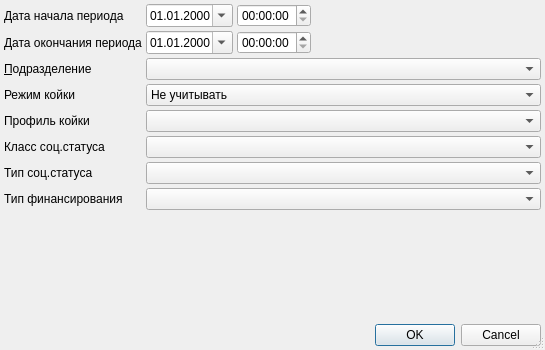
<?xml version="1.0" encoding="UTF-8"?>
<ui version="4.0">
 <class>StationaryF30SetupDialog</class>
 <widget class="QDialog" name="StationaryF30SetupDialog">
  <property name="windowModality">
   <enum>Qt::ApplicationModal</enum>
  </property>
  <property name="geometry">
   <rect>
    <x>0</x>
    <y>0</y>
    <width>545</width>
    <height>350</height>
   </rect>
  </property>
  <property name="windowTitle">
   <string>параметры отчёта</string>
  </property>
  <property name="sizeGripEnabled">
   <bool>true</bool>
  </property>
  <layout class="QGridLayout" name="gridLayout">
   <property name="margin">
    <number>4</number>
   </property>
   <property name="spacing">
    <number>4</number>
   </property>
   <item row="2" column="0">
    <widget class="QLabel" name="lblOrgStructure">
     <property name="text">
      <string>&amp;Подразделение</string>
     </property>
     <property name="buddy">
      <cstring>cmbOrgStructure</cstring>
     </property>
    </widget>
   </item>
   <item row="6" column="1" colspan="3">
    <widget class="CRBComboBox" name="cmbSocStatusType"/>
   </item>
   <item row="0" column="2">
    <widget class="QTimeEdit" name="edtBegTime"/>
   </item>
   <item row="8" column="0">
    <spacer>
     <property name="orientation">
      <enum>Qt::Vertical</enum>
     </property>
     <property name="sizeHint" stdset="0">
      <size>
       <width>129</width>
       <height>20</height>
      </size>
     </property>
    </spacer>
   </item>
   <item row="3" column="1" colspan="3">
    <widget class="QComboBox" name="cmbSchedule">
     <item>
      <property name="text">
       <string>Не учитывать</string>
      </property>
     </item>
     <item>
      <property name="text">
       <string>Круглосуточные</string>
      </property>
     </item>
     <item>
      <property name="text">
       <string>Не круглосуточные</string>
      </property>
     </item>
    </widget>
   </item>
   <item row="3" column="0">
    <widget class="QLabel" name="lblSchedule">
     <property name="text">
      <string>Режим койки</string>
     </property>
    </widget>
   </item>
   <item row="1" column="2">
    <widget class="QTimeEdit" name="edtTimeEdit"/>
   </item>
   <item row="0" column="1">
    <widget class="CDateEdit" name="edtBegDate">
     <property name="sizePolicy">
      <sizepolicy hsizetype="Maximum" vsizetype="Fixed">
       <horstretch>0</horstretch>
       <verstretch>0</verstretch>
      </sizepolicy>
     </property>
     <property name="displayFormat">
      <string>dd.MM.yyyy</string>
     </property>
     <property name="calendarPopup">
      <bool>true</bool>
     </property>
    </widget>
   </item>
   <item row="1" column="3">
    <spacer name="horizontalSpacer">
     <property name="orientation">
      <enum>Qt::Horizontal</enum>
     </property>
     <property name="sizeHint" stdset="0">
      <size>
       <width>40</width>
       <height>20</height>
      </size>
     </property>
    </spacer>
   </item>
   <item row="0" column="0">
    <widget class="QLabel" name="label">
     <property name="text">
      <string>Дата начала периода</string>
     </property>
    </widget>
   </item>
   <item row="1" column="0">
    <widget class="QLabel" name="lblEndDate">
     <property name="text">
      <string>Дата окончания периода</string>
     </property>
    </widget>
   </item>
   <item row="9" column="0" colspan="4">
    <widget class="QDialogButtonBox" name="buttonBox">
     <property name="orientation">
      <enum>Qt::Horizontal</enum>
     </property>
     <property name="standardButtons">
      <set>QDialogButtonBox::Cancel|QDialogButtonBox::Ok</set>
     </property>
    </widget>
   </item>
   <item row="0" column="3">
    <spacer name="horizontalSpacer_2">
     <property name="orientation">
      <enum>Qt::Horizontal</enum>
     </property>
     <property name="sizeHint" stdset="0">
      <size>
       <width>40</width>
       <height>20</height>
      </size>
     </property>
    </spacer>
   </item>
   <item row="5" column="1" colspan="3">
    <widget class="CSocStatusComboBox" name="cmbSocStatusClass"/>
   </item>
   <item row="4" column="1" colspan="3">
    <widget class="CRBComboBox" name="cmbHospitalBedProfile"/>
   </item>
   <item row="2" column="1" colspan="3">
    <widget class="COrgStructureComboBox" name="cmbOrgStructure"/>
   </item>
   <item row="5" column="0">
    <widget class="QLabel" name="lblSocStatusClass">
     <property name="text">
      <string>Класс соц.статуса</string>
     </property>
     <property name="buddy">
      <cstring>cmbSocStatusClass</cstring>
     </property>
    </widget>
   </item>
   <item row="4" column="0">
    <widget class="QLabel" name="lblHospitalBedProfile">
     <property name="text">
      <string>Профиль койки</string>
     </property>
    </widget>
   </item>
   <item row="1" column="1">
    <widget class="CDateEdit" name="edtEndDate">
     <property name="sizePolicy">
      <sizepolicy hsizetype="Maximum" vsizetype="Fixed">
       <horstretch>0</horstretch>
       <verstretch>0</verstretch>
      </sizepolicy>
     </property>
     <property name="displayFormat">
      <string>dd.MM.yyyy</string>
     </property>
     <property name="calendarPopup">
      <bool>true</bool>
     </property>
    </widget>
   </item>
   <item row="6" column="0">
    <widget class="QLabel" name="lblSocStatusType">
     <property name="text">
      <string>Тип соц.статуса</string>
     </property>
     <property name="buddy">
      <cstring>cmbSocStatusType</cstring>
     </property>
    </widget>
   </item>
   <item row="7" column="0">
    <widget class="QLabel" name="lblFinance">
     <property name="text">
      <string>Тип финансирования</string>
     </property>
    </widget>
   </item>
   <item row="7" column="1" colspan="3">
    <widget class="CRBComboBox" name="cmbFinance"/>
   </item>
  </layout>
 </widget>
 <customwidgets>
  <customwidget>
   <class>COrgStructureComboBox</class>
   <extends>QComboBox</extends>
   <header>Orgs/OrgStructComboBoxes.h</header>
  </customwidget>
  <customwidget>
   <class>CRBComboBox</class>
   <extends>QComboBox</extends>
   <header>library/crbcombobox.h</header>
  </customwidget>
  <customwidget>
   <class>CDateEdit</class>
   <extends>QDateEdit</extends>
   <header>library/DateEdit</header>
  </customwidget>
  <customwidget>
   <class>CSocStatusComboBox</class>
   <extends>QComboBox</extends>
   <header>Registry/SocStatusComboBox.h</header>
  </customwidget>
 </customwidgets>
 <tabstops>
  <tabstop>edtBegDate</tabstop>
  <tabstop>edtEndDate</tabstop>
  <tabstop>cmbOrgStructure</tabstop>
  <tabstop>cmbHospitalBedProfile</tabstop>
  <tabstop>cmbSocStatusClass</tabstop>
  <tabstop>cmbSocStatusType</tabstop>
  <tabstop>buttonBox</tabstop>
 </tabstops>
 <resources/>
 <connections>
  <connection>
   <sender>buttonBox</sender>
   <signal>accepted()</signal>
   <receiver>StationaryF30SetupDialog</receiver>
   <slot>accept()</slot>
   <hints>
    <hint type="sourcelabel">
     <x>112</x>
     <y>177</y>
    </hint>
    <hint type="destinationlabel">
     <x>102</x>
     <y>90</y>
    </hint>
   </hints>
  </connection>
  <connection>
   <sender>buttonBox</sender>
   <signal>rejected()</signal>
   <receiver>StationaryF30SetupDialog</receiver>
   <slot>reject()</slot>
   <hints>
    <hint type="sourcelabel">
     <x>225</x>
     <y>177</y>
    </hint>
    <hint type="destinationlabel">
     <x>236</x>
     <y>76</y>
    </hint>
   </hints>
  </connection>
 </connections>
</ui>
